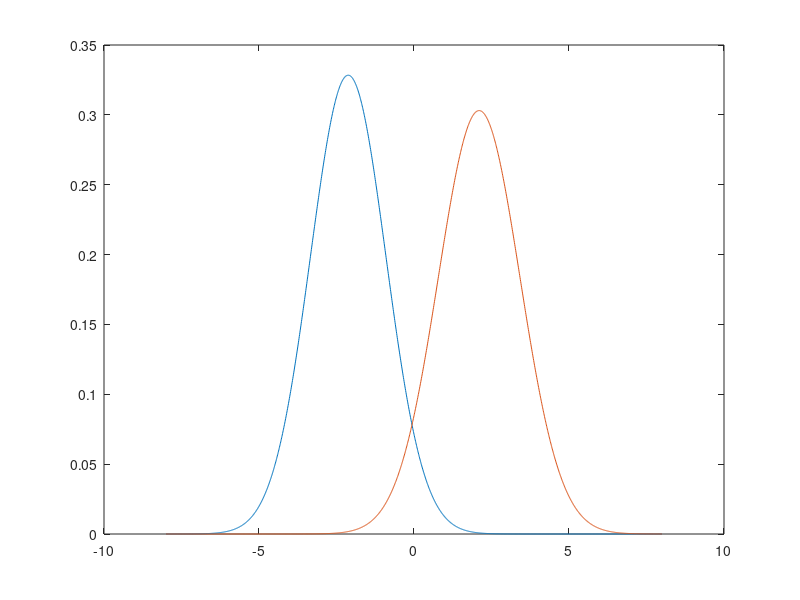
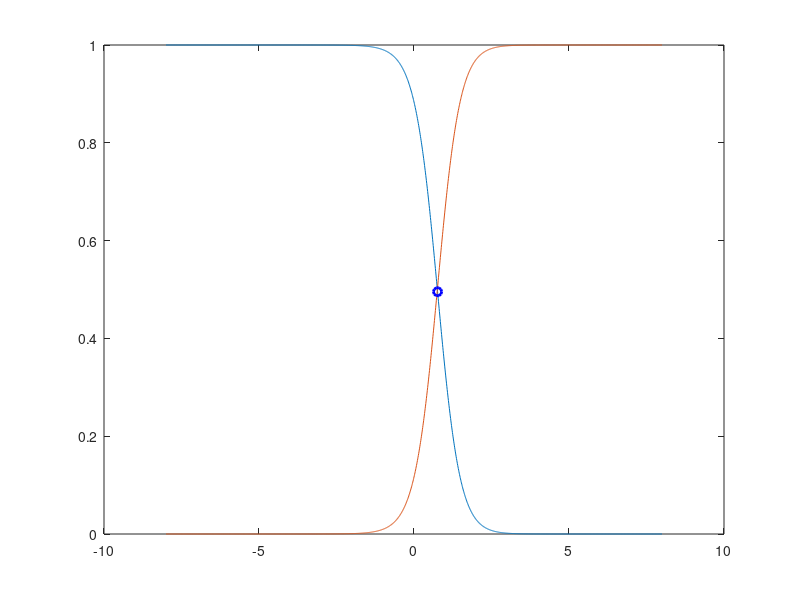
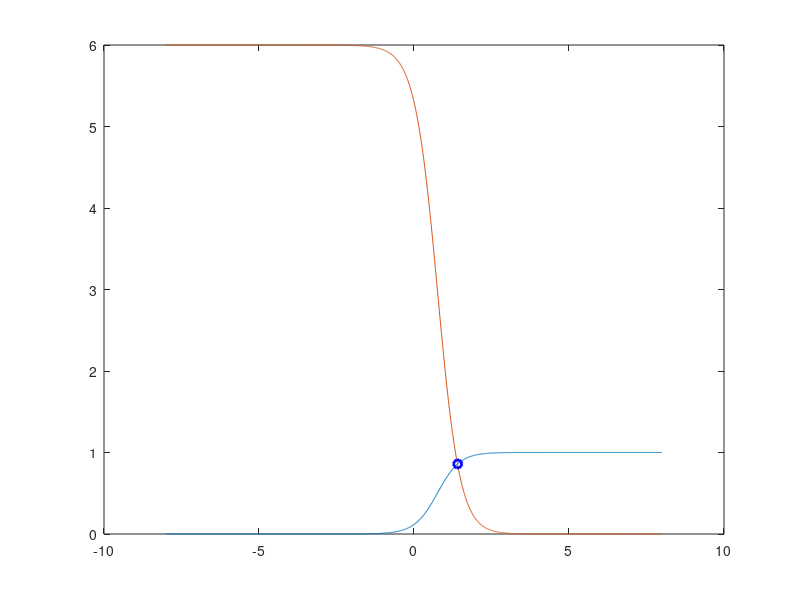

Recreate these plots in MATLAB, in order.
%data input
X1 = [-3.9847 -3.5549 -1.2401 -0.9780 -0.7932 -2.8531 -2.7605 -3.7287 -3.5414 -2.2692 -3.4549 -3.0752 -3.9934  -0.9780 -1.5799 -1.4885 -0.7431 -0.4221 -1.1186 -2.3462 -1.0826 -3.4196 -1.3193 -0.8367 -0.6579 -2.9683];
X2 = [2.8792 0.7932 1.1882 3.0682 4.2532 0.3271 0.9846 2.7648 2.6588];
P_w1 = 0.9;
P_w2 = 0.1;
Lambda_a1_w2 = 1;
Lambda_a2_w1 = 6;

x = [-8:0.01:8];
%compute and plot conditional probabilty density
std1 = std(X1);
mean1 = mean(X1);
std2 = std(X2);
mean2 = mean(X2);
p_X_w1 = (1/(sqrt(2*pi)*std1))*exp(-1*(x-mean1).^2/(2*std1^2));
p_X_w2 = (1/(sqrt(2*pi)*std2))*exp(-1*(x-mean2).^2/(2*std2^2));
figure(1);
plot(x,p_X_w1);hold on;
plot(x,p_X_w2);

% compute and plot posterior probablity 
p_X_w1_joint = p_X_w1*P_w1;
p_X_w2_joint = p_X_w2*P_w2;
p_w1_X = p_X_w1_joint./(p_X_w1_joint+p_X_w2_joint);
p_w2_X = p_X_w2_joint./(p_X_w1_joint+p_X_w2_joint);
figure(2);
plot(x,p_w1_X);hold on;
plot(x,p_w2_X);

%Min error Bayes decision boundary
for i = 1:length(x)
    if(p_w1_X(i)<p_w2_X(i))
        disp(['the min error decision boundary is:',num2str(x(i))]);
        plot(x(i),p_w1_X(i),'ob', 'LineWidth', 2);
        break;
    end
end

%Min risk Bayes decision boundary
Risk_a1 = p_w2_X*Lambda_a1_w2;
Risk_a2 = p_w1_X*Lambda_a2_w1;
figure(3);
plot(x,Risk_a1);hold on;
plot(x,Risk_a2);
for i = 1:length(x)
    if(Risk_a1(i)>Risk_a2(i))
        disp(['the min risk decision boundary is:',num2str(x(i))]);
        plot(x(i),Risk_a1(i),'ob', 'LineWidth', 2);
        break;
    end
end
